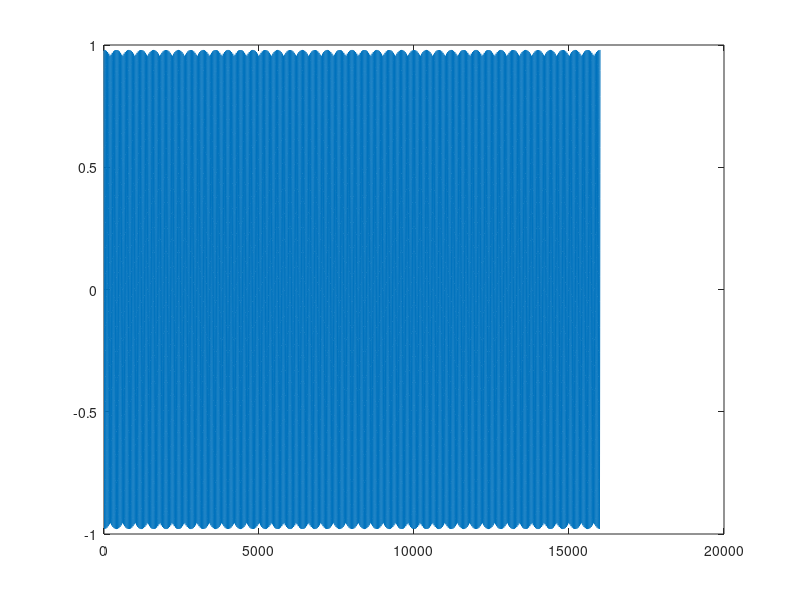

The MATLAB script that drew this image:
%Q1:produce triangularwaves with different frequency

N = 19;
kp = linspace(1,N,N);
kn = linspace(-N,-1,N);
k=[kn 0 kp];
ap = 2.*(1-cos(kp*pi))./((kp.^2).*(pi^2))-sin(kp.*pi)./(kp.*pi);
an = 2.*(1-cos(kn*pi))./((kn.^2).*(pi^2))-sin(kn.*pi)./(kn.*pi);
a = [an 0 ap];            %a is the coefficience of the CTFS of the triangularwave

%calculating x[n] fs=8000Hz f0=210Hz n=0:2*fs:1

fs=8000;
f0=210;
t=2;
x=nan(1,t*fs);
for n=1:t*fs+1
    x(n) = a(1)*exp(1i*(-N)*(2*pi*f0/fs)*(n-1));
    for m=2:2*N+1
        x(n) = a(m)*exp(1i*(m-N-1)*(2*pi*f0/fs)*(n-1)) + x(n);
    end
end
plot(real(x));
soundsc(real(x),fs);
